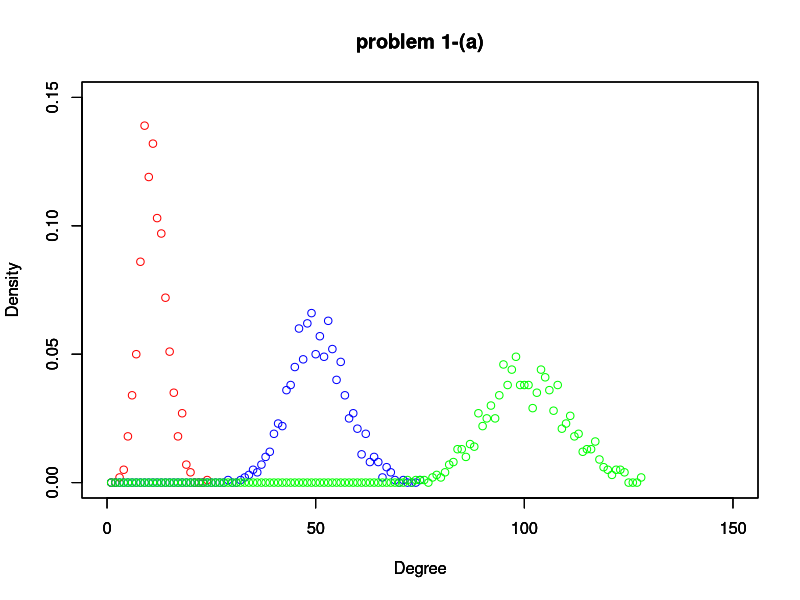
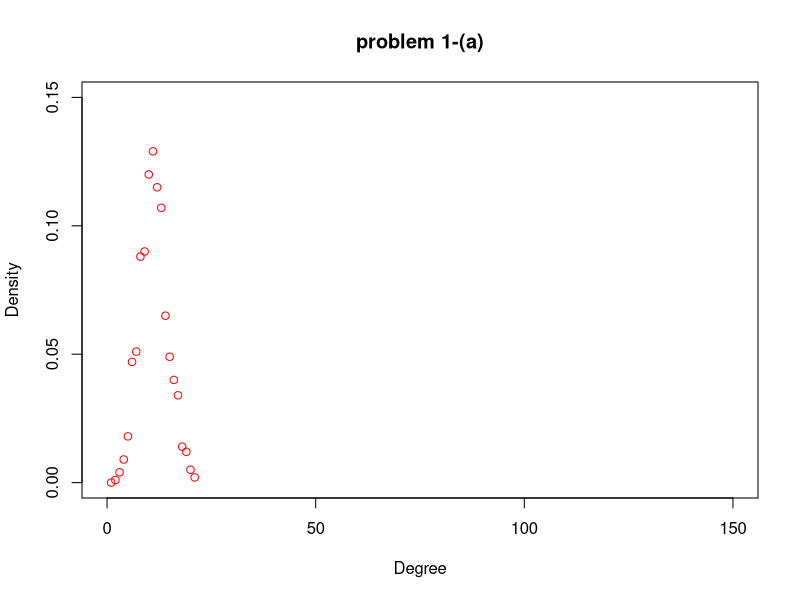

Reproduce these figures in R, in order.
library ("igraph")

# Problem 1 (a)
p <- 0.01  # Change p value to 0.05, 0.1
g <- random.graph.game(1000, p, directed=F)
is.connected(g)
plot(degree.distribution(g), xlab="Degree",ylab="Density",main="problem 1-(a)", col="red",xlim=c(0,150),ylim=c(0,0.15))
par(new=TRUE)
p <- 0.05  # Change p value to 0.05, 0.1
g <- random.graph.game(1000, p, directed=F)
is.connected(g)
plot(degree.distribution(g), xlab="Degree",ylab="Density",main="problem 1-(a)", col="blue",xlim=c(0,150),ylim=c(0,0.15))
par(new=TRUE)
p <- 0.1  # Change p value to 0.05, 0.1
g <- random.graph.game(1000, p, directed=F)
is.connected(g)
plot(degree.distribution(g), xlab="Degree",ylab="Density",main="problem 1-(a)", col="green",xlim=c(0,150),ylim=c(0,0.15))

# Problem 1 (b)
p <- 0.005  # Change p value to 0.05, 0.1
g <- random.graph.game(1000, p, directed=F)

connectedindicator = is.connected(g) #check connected or not

diam_unconnected_false= diameter(g, unconnected=FALSE)
diam_unconnected_true = diameter(g, unconnected=TRUE)

# Problem 1 (c)
# Run (b) Several Times by changing 'p'
p <- 0.01  # Change p value to 0.05, 0.1
g <- random.graph.game(1000, p, directed=F)
is.connected(g)
plot(degree.distribution(g), xlab="Degree",ylab="Density",main="problem 1-(a)", col="red",xlim=c(0,150),ylim=c(0,0.15))

p = 0.005
count = 4

while (count > 0) {
  p = p + 0.001
  g_1c <- random.graph.game(1000, p, directed=F)
 if (is.connected(g_1c)) {
      count = count - 1
    }
  print(c(p, count))
}
print(p)





